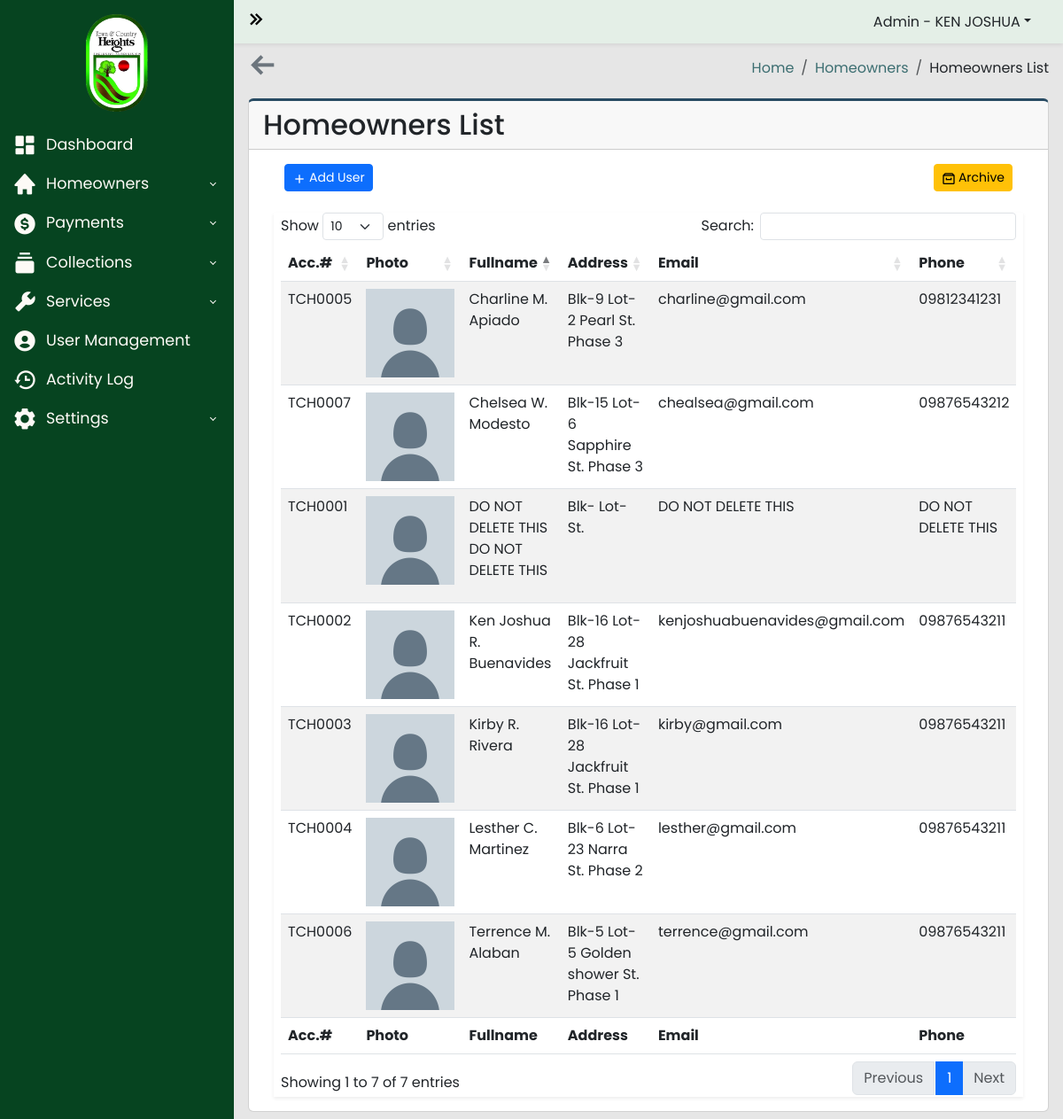
Page /admin-panel/homeowners.php (signed in) on the earlier database version.
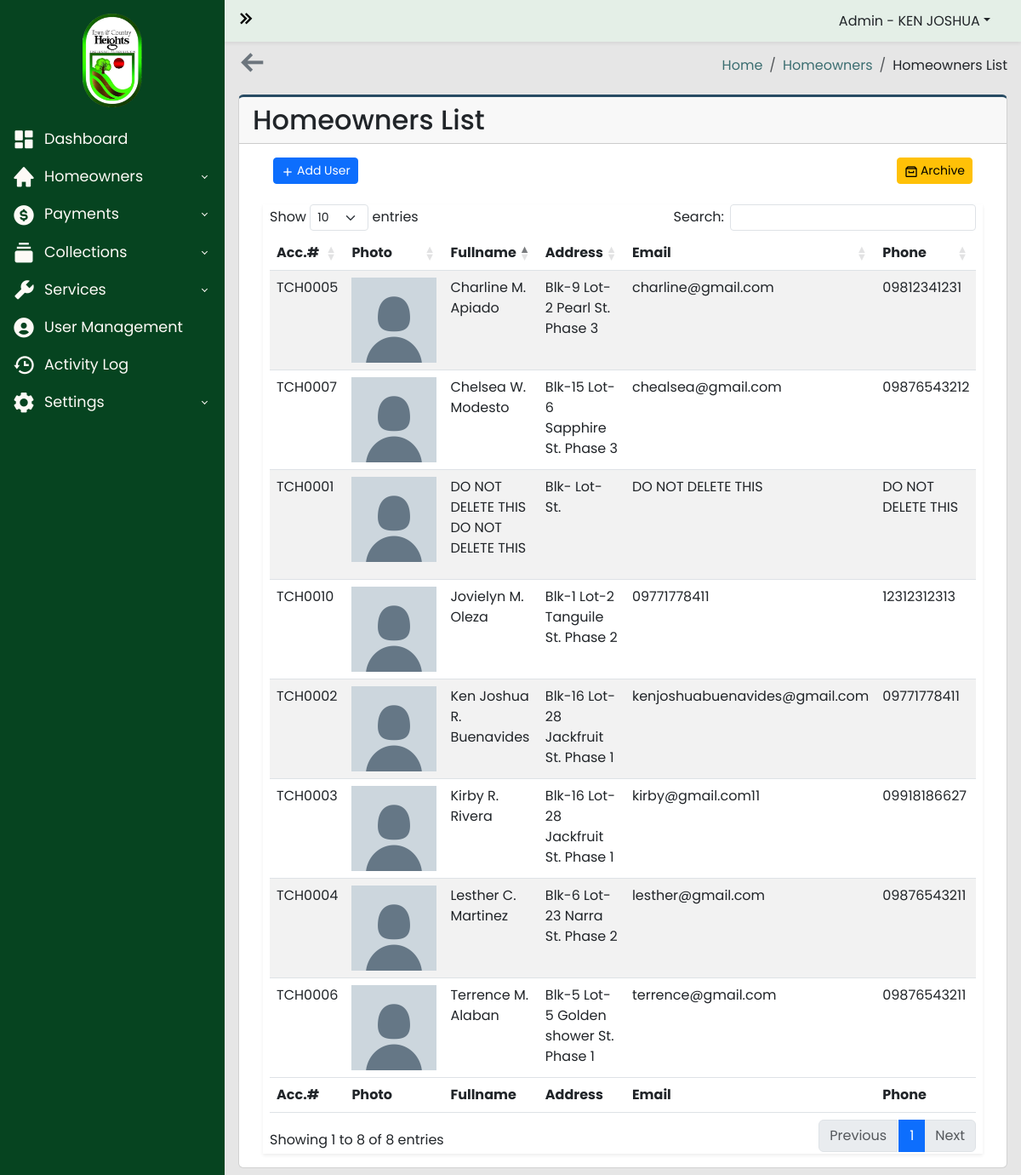
Same page on the later database version.
### tables this page shows
CREATE TABLE `homeowners_users` (
  `id` int(100) NOT NULL,
  `account_number` varchar(100) NOT NULL,
  `username` varchar(100) NOT NULL,
  `password` varchar(100) NOT NULL,
  `firstname` varchar(100) NOT NULL,
  `lastname` varchar(100) NOT NULL,
  `middle_initial` varchar(100) NOT NULL,
  `email` varchar(100) NOT NULL,
  `phone_number` varchar(100) NOT NULL,
  `blk` varchar(100) NOT NULL,
  `lot` varchar(100) NOT NULL,
  `street` varchar(100) NOT NULL,
  `phase` varchar(100) NOT NULL,
  `status` varchar(100) NOT NULL,
  `position` varchar(255) NOT NULL,
  `date_created` datetime NOT NULL,
  `archive` varchar(255) NOT NULL DEFAULT 'ACTIVE',
  `token` varchar(255) NOT NULL
);

### admin-panel/homeowners.php (the view, shortened to what this page needs)
<?php
require_once("../includes/header.php");
?>
<?php
$server = new Server;
$server->adminAuthentication();
?>
<body>
	<div class="wrapper">
		<?php
		require_once("../includes/sidebar.php");
		?>
		<div class="main">
			<?php
			require_once("../includes/navbar.php");
			?>
			<main class="content px-3 py-2">
				<section class="content-header d-flex justify-content-between align-items-center mb-3">
					<a href="../admin-panel/dashboard.php"><i class='bx bx-arrow-back text-secondary bx-tada-hover fs-2 fw-bold'></i></a>
					<ol class="breadcrumb mb-0">
						<li class="breadcrumb-item"><a href="../admin-panel/dashboard.php">Home</a></li>
						<li class="breadcrumb-item"><a href="#">Homeowners</a></li>
						<li class="breadcrumb-item">Homeowners List</li>
					</ol>
				</section>
				<div class="card card-border">
					<div class="card-header">
						<h2>Homeowners List</h2>
					</div>
					<div class="card-body">
						<div class="container-fluid">
							<section class="main-content">
								<div class="row">
									<div class="col-xs-12">
										<div class="box">
											<div class="header-box container-fluid  align-items-center">
												<div class="row">
													<div class="col">
														<a href="#addHomeowners" data-bs-toggle="modal" class="btn btn-primary btn-sm btn-flat"><i class='bx bx-plus bx-xs bx-tada-hover'></i>Add User</a>
													</div>
													<div class="col d-flex justify-content-end">
														<a href="../admin-panel/homeowners_archive_list.php" class="btn btn-warning btn-sm btn-flat"><i class='bx bx-archive bx-xs bx-tada-hover'></i>Archive</a>
													</div>
												</div>
											</div>
											<div class="body-box shadow-sm">
												<div class="table-responsive mx-2">
													<table id="homeownersTable" class="table table-striped" style="width:100%">
														<thead>
															<tr>
																<th width="5%">Acc.#</th>
																<th width="10%">Photo</th>
																<th width="20%">Fullname</th>
																<th width="30%">Address</th>
																<th width="10%">Email</th>
																<th width="10%">Phone</th>
															</tr>
														</thead>
														<tbody>
															<?php
															$ACTIVE = "ACTIVE";
															$query = "SELECT * FROM homeowners_users WHERE archive = :ACTIVE";
															$data = ["ACTIVE" => $ACTIVE];
															$connection = $server->openConn();
															$stmt = $connection->prepare($query);
															$stmt->execute($data);
															while ($result = $stmt->fetch()) {
																$account_number = $result['account_number'];
																$firstname = $result['firstname'];
																$lastname = $result['lastname'];
																$middle_initial = $result['middle_initial'];
																$blk = $result['blk'];
																$lot = $result['lot'];
																$street = $result['street'];
																$phase = $result['phase'];
																$email = $result['email'];
																$phone_number = $result['phone_number'];
															?>
																<tr>
																	<td><?php echo $account_number; ?></td>
																	<td>
																		<div class="profile-container"><img class="profile-image" src="../uploads/default-profile.png"></div>
																	</td>
																	<td>
																		<?php
																		echo $firstname . " " . $middle_initial . " " . $lastname . "</p>";
																		?>
																	</td>
																	<td><?php echo "Blk-" . $blk . " Lot-" . $lot . " " . $street . " St. " . $phase; ?></td>
																	<td><?php echo $email; ?></td>
																	<td><?php echo $phone_number; ?></td>
																</tr>
															<?php
															}
															?>
														</tbody>
														<tfoot>
															<tr>
																<th width="5%">Acc.#</th>
																<th width="10%">Photo</th>
																<th width="20%">Fullname</th>
																<th width="30%">Address</th>
																<th width="10%">Email</th>
																<th width="10%">Phone</th>
															</tr>
														</tfoot>
													</table>
												</div>
											</div>
										</div>
									</div>
								</div>
							</section>
						</div>
					</div>
				</div>
			</main>
		</div>
	</div>
	<?php
	include("../includes/footer.php");
	?>

### includes/header.php (shortened to what this page needs)
<!DOCTYPE html>
<html lang="en">
<head>
  <link href="https://cdn.jsdelivr.net/npm/bootstrap@5.3.2/dist/css/bootstrap.min.css" rel="stylesheet">
  <link rel="stylesheet" href="https://cdnjs.cloudflare.com/ajax/libs/twitter-bootstrap/5.3.0/css/bootstrap.min.css">
  <link rel="stylesheet" href="https://cdn.datatables.net/1.13.7/css/dataTables.bootstrap5.min.css">
  <link rel="stylesheet" type="text/css" href="https://cdn.jsdelivr.net/npm/daterangepicker/daterangepicker.css" />
  <link href="https://unpkg.com/boxicons@2.1.4/css/boxicons.min.css" rel="stylesheet" />
  <link rel="stylesheet" href="../styles/yearpicker.css" />
  <link rel="stylesheet" href="../styles/general.css">
  <link rel="stylesheet" href="../styles/admin-dashboard.css">
  <link rel="stylesheet" href="../styles/login.css">
  <link rel="stylesheet" href="../styles/signup.css">
</head>

### includes/sidebar.php (shortened to what this page needs)
<aside id="sidebar" class="">
  <div class="">
    <div class="sidebar-logo">
      <a href="../admin-panel/dashboard.php"><img class="logo-img" src="../img/logo.png" alt=""></a>
    </div>
    <ul class="sidebar-nav">
      <li class="sidebar-item">
        <div class="d-grid">
          <button class="btn dashboard-btn btn-sidebar btn-dashboard">
            <a href="../admin-panel/dashboard.php" class="sidebar-link "><i class="bx bxs-dashboard bx-tada-hover"></i>Dashboard</a>
          </button>
        </div>
      </li>
      <li class="sidebar-item">
        <div class="d-grid">
          <button class="btn btn-sidebar btn-dashboard-dropdown btn-homeowners">
            <a href="#" class="sidebar-link collapsed" type="button" data-bs-toggle="collapse" data-bs-target="#sidebar-dropdown-homeowners"><i class="bx bxs-home bx-tada-hover"></i>Homeowners</i></a>
          </button>
        </div>
      </li>
      <li class="sidebar-item">
        <div class="d-grid">
          <button class="btn btn-sidebar btn-dashboard-dropdown">
            <a href="#" class="sidebar-link collapsed sidebar-dropdown-btn" type="button" data-bs-toggle="collapse" data-bs-target="#sidebar-dropdown-payments"><i class="bx bxs-dollar-circle bx-tada-hover"></i>Payments</a>
          </button>
        </div>
      </li>
      <li class="sidebar-item">
        <div class="d-grid">
          <button class="btn btn-sidebar btn-dashboard-dropdown">
            <a href="#" class="sidebar-link collapsed sidebar-dropdown-btn" data-bs-toggle="collapse" data-bs-target="#sidebar-dropdown-collections"><i class="bx bxs-collection bx-tada-hover"></i>Collections</a>
          </button>
        </div>
      </li>
      <li class="sidebar-item">
        <div class="d-grid">
          <button class="btn btn-sidebar btn-dashboard-dropdown">
            <a href="#" class="sidebar-link collapsed sidebar-dropdown-btn" data-bs-toggle="collapse" data-bs-target="#sidebar-dropdown-services"><i class="bx bxs-wrench bx-tada-hover"></i>Services</a>
          </button>
        </div>
      </li>
      <li class="sidebar-item">
        <div class="d-grid">
          <button class="btn user-btn btn-sidebar btn-dashboard">
            <a href="../admin-panel/user.php" class="sidebar-link "><i class="bx bxs-user-circle bx-tada-hover"></i>User Management</a>
          </button>
        </div>
      </li>
      <li class="sidebar-item">
        <div class="d-grid">
          <button class="btn btn-sidebar btn-dashboard-dropdown">
            <a href="../admin-panel/activity-log.php" class="sidebar-link collapsed sidebar-dropdown-btn"><i class="bx bx-history bx-tada-hover"></i>Activity Log</a>
          </button>
        </div>
      </li>
      <li class="sidebar-item">
        <div class="d-grid">
          <button class="btn btn-sidebar btn-dashboard-dropdown">
            <a href="#" class="sidebar-link collapsed sidebar-dropdown-btn" data-bs-toggle="collapse" data-bs-target="#sidebar-dropdown-settings"><i class="bx bxs-cog bx-tada-hover"></i>Settings</a>
          </button>
        </div>
      </li>
    </ul>
  </div>
</aside>

### includes/navbar.php (shortened to what this page needs)
<nav class="navbar shadow-sm">
  <div class="container-fluid">
    <button id="sidebar-toggler-btn" type="button">
      <i id="chevron-right" class="bx bx-chevrons-right fs-3"></i>
    </button>
      <div class="nav-item dropdown me-4">
        <button  class="nav-link dropdown-toggle" role="button" data-bs-toggle="dropdown">Admin - <?php echo $_SESSION['firstname']; ?></button>
      </div>
  </div>
</nav>

### includes/footer.php (shortened to what this page needs)
</body>
</html>

### styles/yearpicker.css (style rules this page uses)
:root { --background-color: #fff; --border-color: #ccc; --text-color: #555; --selected-text-color: rgb(56, 241, 164); --hover-background-color: #eee; }

### styles/general.css (style rules this page uses)
* { padding: 0; margin: 0; box-sizing: border-box; font-family: Poppins, sans-serif; }

### styles/admin-dashboard.css (style rules this page uses)
* { padding: 0; margin: 0; box-sizing: border-box; font-family: Poppins, sans-serif; }
body { background-image: url("../img/town_and_country_heights.jpg"); background-size: cover; background-repeat: no-repeat; background-attachment: fixed; }
.content { margin-top: 50px; }
.wrapper { display: flex; align-items: stretch; width: 100%; overflow: hidden; min-height: 100vh; }
.main { background-color: #e6e6e6; margin-left: 264px; transition: 0.6s ease; }
#sidebar { position: fixed; top: 0; bottom: 0; max-width: 264px; min-width: 264px; background-color: #064420; transition: 0.6s ease; }
.main { display: flex; flex-direction: column; width: 100%; overflow: hidden; }
.navbar { left: 264px; right: 0; z-index: 100; position: fixed; background-color: #E4EFE7; transition: 0.6s ease; }
.sidebar-logo { margin: 1rem 2rem; display: flex; justify-content: center; }
.sidebar-logo a { text-decoration: none; color: #FAF1E6; font-size: 2rem; }
.logo-img { height: 110px; }
#sidebar-toggler-btn { border: none; background-color: transparent; }
.sidebar-nav { flex-grow: 1; list-style: none; padding-left: 0; }
.sidebar-link { text-decoration: none; font-size: 1.1rem; display: block; padding: 6px 12px; }
.bxs-dashboard, .bxs-home, .bxs-dollar-circle, .bxs-collection, .bxs-wrench, .bxs-user-circle, .bx-history, .bxs-cog, .bxs-archive, .bx-mail-send { margin-right: 10px; vertical-align: middle; font-size: 1.75rem; }
.sidebar-link, .bxs-dashboard { color: #FDFAF6; }
.sidebar-link[data-bs-toggle="collapse"]::after { border: solid; border-width: 0 .075rem .075rem 0; content: ""; display: inline-block; padding: 2px; position: absolute; right: 1.2rem; top: 1rem; transform: rotate(-135deg); transition: all .2s ease-out; }
.sidebar-link[data-bs-toggle="collapse"].collapsed::after { transform: rotate(45deg); transition: all .2s ease-out; }
.btn-dashboard, .btn-dashboard-dropdown { padding: 0px; text-align: left; position: relative; border: 2px solid transparent !important; }
h2 { margin: 0; }
.breadcrumb-item a { text-decoration: none; color: #3C6E71; }
.header-box { height: 55px; background-color: white; }
.bx-plus, .bx-refresh, .bx-archive, .bx-printer, .bx-filter-alt, .bxs-download { vertical-align: middle; margin-right: 3px; }
.body-box { background-color: white; }
.profile-image { height: 100px; width: 100px; object-fit: cover; }
.card-border { border-top: 3px solid #284B63 ; }

### styles/login.css (style rules this page uses)
* { font-family: 'Poppins', sans-serif; }

### styles/signup.css (style rules this page uses)
* { font-family: 'Poppins', sans-serif; }

Differences in the rows shown:
changed homeowners_users "TCH0002": phone_number "09876543211" → "09771778411"
changed homeowners_users "TCH0003": email "kirby@gmail.com" → "kirby@gmail.com11"; phone_number "09876543211" → "09918186627"
added homeowners_users: account_number "TCH0010", firstname "Jovielyn", middle_initial "M.", lastname "Oleza", blk "1", lot "2", street "Tanguile", phase "Phase 2", email "09771778411", phone_number "12312312313"
Other differences:
text written by a page script: "Show entries Search: Showing 1 to 7 of 7 entries Previous 1 Next" → "Show entries Search: Showing 1 to 8 of 8 entries Previous 1 Next"
